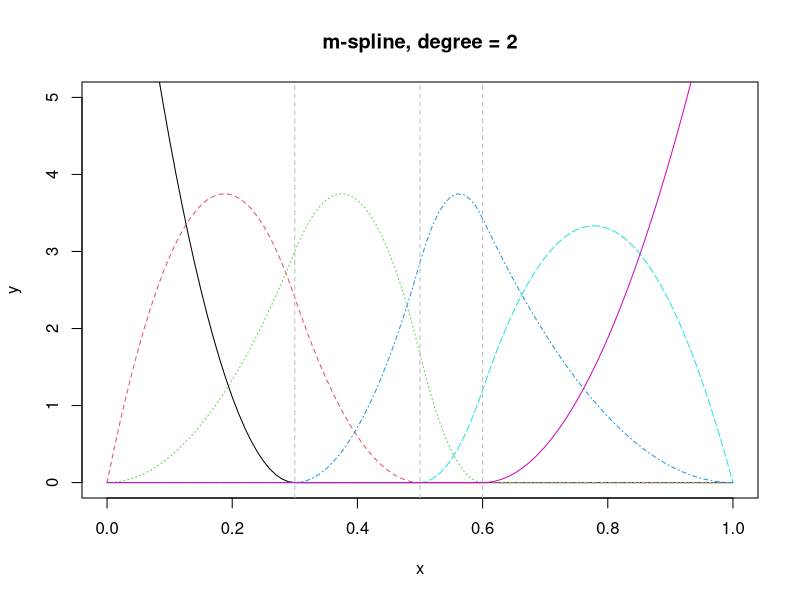
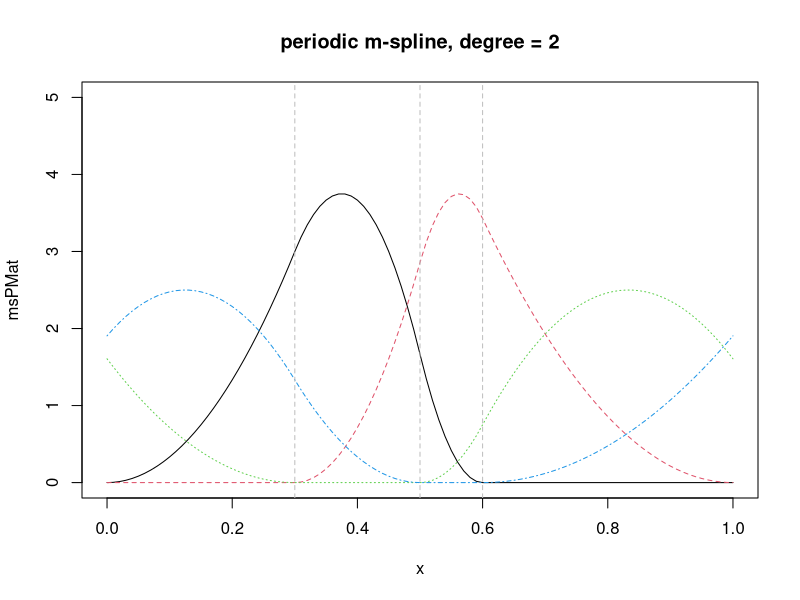

Write R code to recreate these figures, in order. (Note: this script raises an error after producing the figures.)
## ---- chunk 1
knitr::opts_chunk$set(echo = TRUE)
library(splines)
library(splines2)
library(mgcv)
## ---- chunk 2
### example given in the reference paper by Ramsay (1988)
# basic m-spline with unevenly-spaced interior knots
x <- seq.int(0, 1, 0.01)
knots <- c(0.3, 0.5, 0.6)
msMat <- mSpline(x, knots = knots, degree = 2, intercept = TRUE)
matplot(x, msMat, type = "l", ylab = "y", ylim = c(0,5), main = "m-spline, degree = 2")
abline(v = knots, lty = 2, col = "gray")

# Make it periodic
msPMat <- mSpline(x, knots = knots, degree = 2, intercept = TRUE, periodic = TRUE)
matplot(x, msPMat, type = "l", ylim = c(0,5), main = "periodic m-spline, degree = 2")
abline(v = knots, lty = 2, col = "gray")

# Using real data, but (mostly) the same settings:
knots = quantile(Jday, probs=c(0.333,0.666))
Jday_mat1 = mSpline(Jday,knots=knots,degree = 2, intercept = TRUE)
matplot(Jday, Jday_mat1, type = "p", pch = '.', ylab = "y", main = "m-spline, JDay data, non-periodic, degree = 2")
abline(v = knots, lty = 2, col = "gray")

# Using real data, periodic, other settings:
knots = quantile(Jday, probs=c(0.333,0.666))
Jday_mat2 = mSpline(Jday,knots=knots, Boundary.knots=c(1,365),degree = 2, periodic=T,intercept = TRUE)
matplot(Jday, Jday_mat2, type = "p", pch = '.', ylab = "y", main = "periodic m-spline, JDay data, degree = 2")
abline(v = knots, lty = 2, col = "gray")

# As it is in RC's GEEGLM
knots = quantile(Jday, probs=c(0.333,0.666))
Jday_mat3 = mSpline(Jday,knots = quantile(Jday,probs=c(0.333,0.666)),Boundary.knots=c(1,365),periodic=T)
matplot(Jday, Jday_mat3, type = "p", pch = '.', ylab = "y", main = "m-spline as in RC's GEEGLMs (no intercept, degree = 3?)")
abline(v = knots, lty = 2, col = "gray")

## ---- chunk 3
# Same as above but with a b-spline
# NOTE: No option for cyclic variables in bs()
x <- seq.int(0, 1, 0.01)
knots <- c(0.3, 0.5, 0.6)
bsMat <- bs(x, knots = knots, degree = 2, intercept = TRUE)
matplot(x, bsMat, type = "l", ylim = c(0,5), main = "b-spline, degree = 2")
abline(v = knots, lty = 2, col = "gray")

# Using real data, but (mostly) the same settings: 
knots = quantile(Jday, probs=c(0.333,0.666))
Jday_mat4 <- bs(Jday, knots = knots, degree = 2, intercept = TRUE)
matplot(Jday, Jday_mat4, type = "p", pch = '.', ylab = "y", main = "b-spline, JDay data, non-cyclic, degree = 2")
abline(v = knots, lty = 2, col = "gray")

# Increasing degree to get a cubic b-spline:
Jday_mat5 <- bs(Jday, knots = knots, degree = 3, intercept = TRUE)
matplot(Jday, Jday_mat5, type = "p", pch = '.', ylab = "y", main = "b-spline, JDay data, non-cyclic, degree = 3 (cubic)")
abline(v = knots, lty = 2, col = "gray")
## ---- chunk 4
# adapted from Benjamins '17 harbour porpoise paper (changed family to poisson, knots to fit range of Jday)
# Note: intercept (first column of basis) is excluded
knots = seq(1,365,length=6)
var_covar_6 = gam(thisSite~s(Jday, bs="cc", k=6), fit=FALSE, family=poisson, 
                knots = list(knots))$X[,2:5]
matplot(Jday, var_covar_6, type = "p", pch = '.', ylab = "y", main = "variance-covariance cubic, k = 6")
abline(v = knots, lty = 2, col = "gray")

# reduce # of knots to 4
knots = seq(1,365,length=4)
var_covar_4 = gam(thisSite~s(Jday, bs="cc", k=4), fit=FALSE, family=poisson, 
                knots = list(knots))$X[,2:3]
matplot(Jday, var_covar_4, type = "p", pch = '.', ylab = "y", main = "variance-covariance cubic, k = 4")
abline(v = knots, lty = 2, col = "gray")
